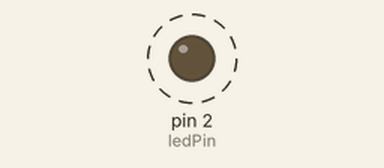
Recording of a sketch running on a simulated Arduino Uno, built with avr-gcc and run on an emulated ATmega328P. Parts: output pins drawn as LEDs (lit = HIGH). Dashed ring = blinking.

Above: at 0.2 s.
Timing chart, 0 to 3.0 s (numbered marks = the images above):
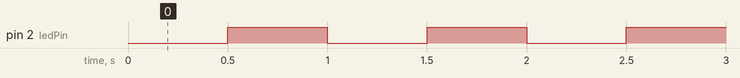

Measured:
- by itself, pin 2 (ledPin): alternates HIGH for 0.50 s and LOW for 0.50 s

The sketch:

ex02.ino
```cpp
const int ledPin = 2;
unsigned long previousMillis = 0;
long interval = 500;
int state = LOW;

void setup() {
  pinMode(ledPin, OUTPUT);
}

void loop() {
  unsigned long currentMillis = millis();

  if (currentMillis - previousMillis >= interval) {
    previousMillis = currentMillis;
    state = !state;
    digitalWrite(ledPin, state);
  }
}
```
